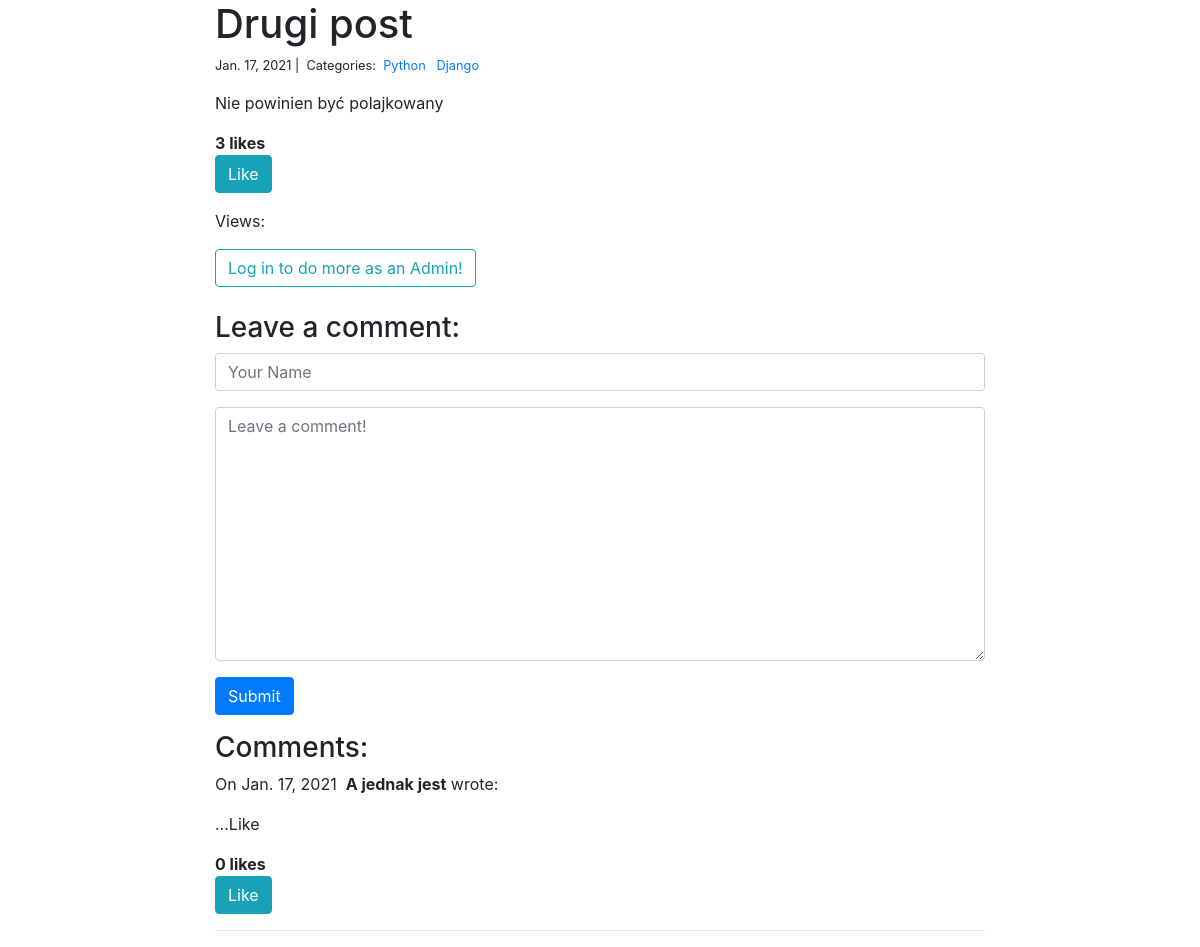
The page /2/ on the database as committed earlier.
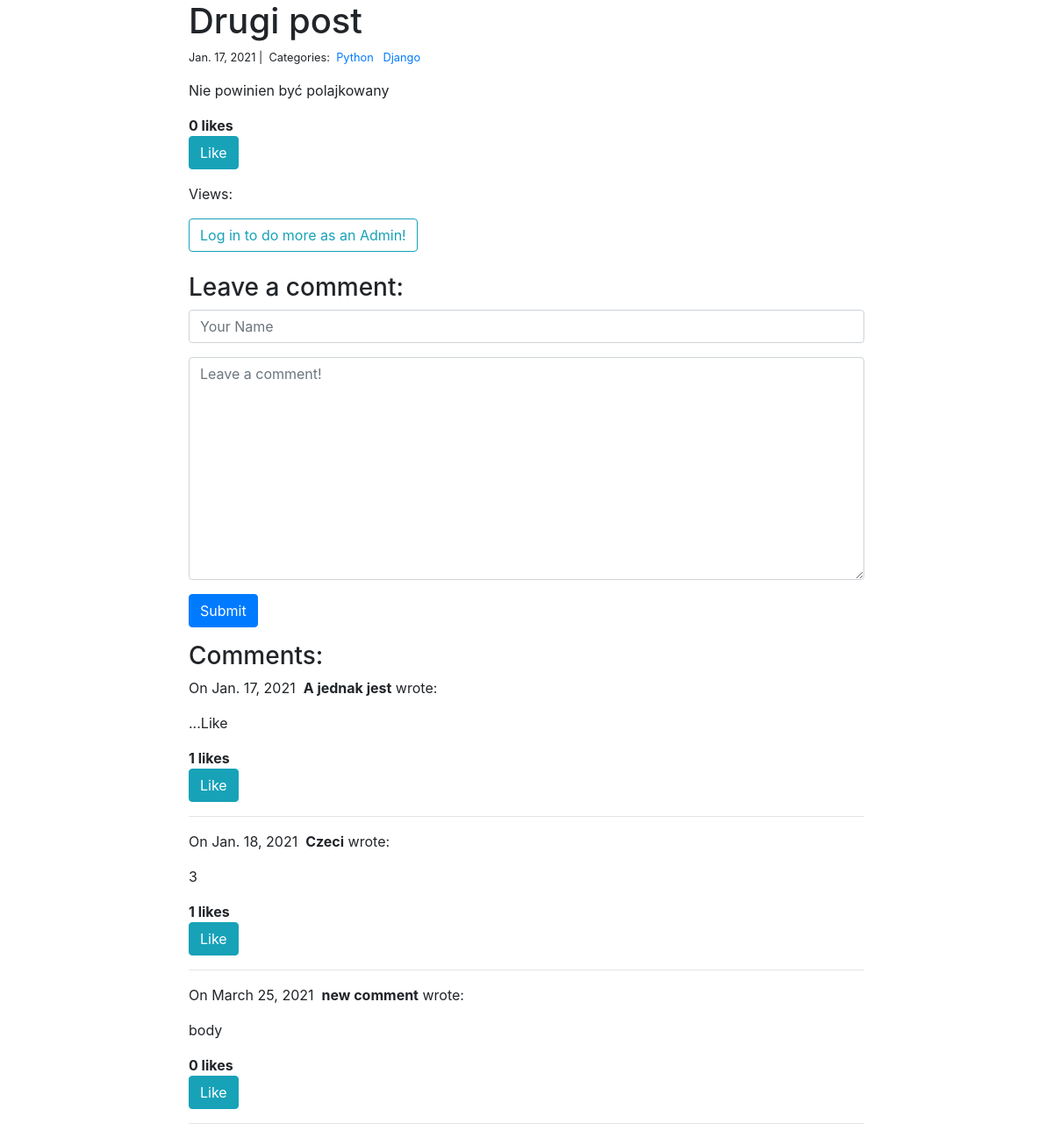
The same page on the database as committed later.
### my_blog/models.py (models this page shows, shortened)
@python_2_unicode_compatible
class Post(models.Model):
    title = models.CharField(max_length=255)
    body = models.TextField()
    created_on = models.DateTimeField(auto_now_add=True)
    last_modified = models.DateTimeField(auto_now=True)
    categories = models.ManyToManyField('Category', related_name='posts')
    liked = models.IntegerField(default=0)
    slug = models.SlugField(unique=True, max_length=100, default='', blank=True, editable=False)
    hit_count_generic = GenericRelation(HitCount, object_id_field='object_pk',
                                        related_query_name='hit_count_generic_relation')

class Category(models.Model):
    name = models.CharField(max_length=20)

class Comment(models.Model):
    author = models.CharField(max_length=60)
    body = models.TextField()
    created_on = models.DateTimeField(auto_now_add=True)
    post = models.ForeignKey('Post', on_delete=models.CASCADE)
    liked = models.IntegerField(default=0)

### my_blog/views.py (the view, shortened to what this page needs)
# urls.py: path("<int:pk>/", views.blog_detail, name="blog_detail"),
def blog_detail(request, pk):
    post = Post.objects.get(pk=pk)
    form = CommentForm()
    comments = Comment.objects.filter(post=post)
    context = {
        "post": post,
        "comments": comments,
        "form": form,
    }
    return render(request, "blog_details.html", context)

### my_blog/forms.py
class CommentForm(forms.Form):
    author = forms.CharField(
        max_length=60,
        widget=forms.TextInput(attrs={
            "class": "form-control",
            "placeholder": "Your Name"
        })
    )
    body = forms.CharField(widget=forms.Textarea(
        attrs={
            "class": "form-control",
            "placeholder": "Leave a comment!"
        })
    )

### my_blog/templates/blog_details.html (shortened to what this page needs)
{% extends "base.html" %}
{% load hitcount_tags %}
{% block page_content %}
<div class="col-md-8 offset-md-2">
    <h1>{{ post.title }}</h1>
    <small>
        {{ post.created_on.date }} |&nbsp;
        Categories:&nbsp;
        {% for category in post.categories.all %}
        <a href="{% url 'blog_category' category.name %}">
            {{ category.name }}
        </a>&nbsp;
        {% endfor %}
    </small>
    <p>{{ post.body | linebreaks }}</p>
	{% if user.is_authenticated %}
	<strong>{{ post.liked}} likes</strong>
		<form action="{% url 'post_like' post.id %}" method="post" class="ui form">
			{% csrf_token %}
			{% if post_is_liked %}
			<button type="submit" name="blogpost_id" value="{{object.id}}" class="btn btn-info">Unlike</button>
			{% else %}
			<button type="submit" name="blogpost_id" value="{{object.id}}" class="btn btn-info">Like</button>
			{% endif %}
		</form>
	<p>Views: {% get_hit_count for post %}</p>
	{% else %}
	<strong>{{ post.liked}} likes</strong>
		<form action="{% url 'post_like' post.id %}" method="post" class="ui form">
			<button type="submit" name="blogpost_id" value="{{object.id}}" class="btn btn-info">Like</button>
		</form>
	<p>Views: {% get_hit_count for post %}</p>
	<a class="btn btn-outline-info" href="">Log in to do more as an Admin!</a><br><br>
	{% endif %}
    <h3>Leave a comment:</h3>
    <form action="" method="post">
        <div class="form-group">
            {{ form.author }}
        </div>
        <div class="form-group">
            {{ form.body }}
        </div>
        <button type="submit" class="btn btn-primary">Submit</button>
    </form>
    <h3>Comments:</h3>
    {% for comment in comments %}
    <p>
        On {{comment.created_on.date }}&nbsp;
        <b>{{ comment.author }}</b> wrote:
    </p>
    <p>{{ comment.body | linebreaks }}</p>
		<strong>{{ comment.liked}} likes</strong>
		<form action="{% url 'comment_like' post.id %}" method="post" class="ui form">
			<button type="submit" name="blogcomment_id" value="{{object.id}}" class="btn btn-info">Like</button><br>
		</form>
    <hr>
    {% endfor %}
</div>
{% endblock %}

### my_portfolio/templates/base.html (shortened to what this page needs)
{% block page_content %}{% endblock %}
<!DOCTYPE html>
<html lang="en">
<head>
    <link rel="stylesheet" href="https://stackpath.bootstrapcdn.com/bootstrap/4.1.3/css/bootstrap.min.css">
</head>
<body>
</body>
</html>

Rows that differ between the two databases and show on the page:
changed Post "Drugi post": liked "3" → "0"
changed Comment "Jan. 17, 2021": liked "0" → "1"
added Comment: created_on "Jan. 18, 2021", author "Czeci", body "3", liked "1"
added Comment: created_on "March 25, 2021", author "new comment", body "body", liked "0"
